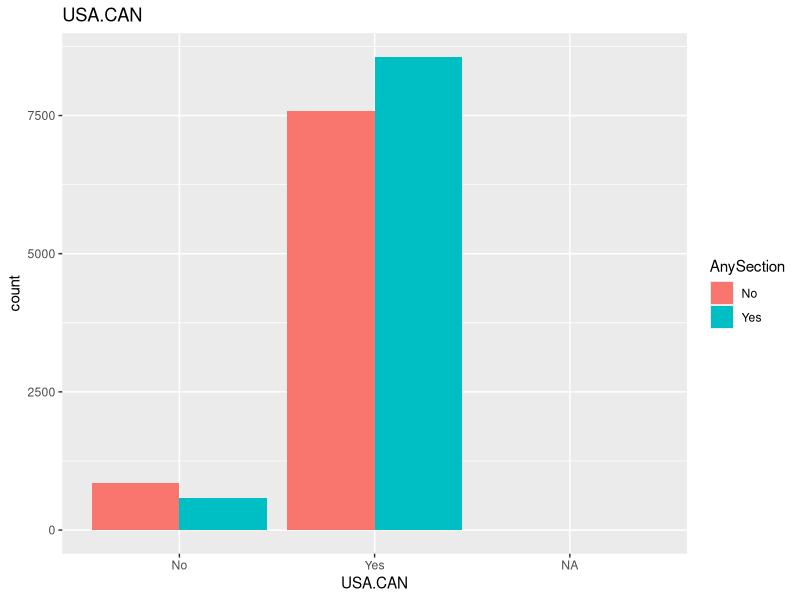
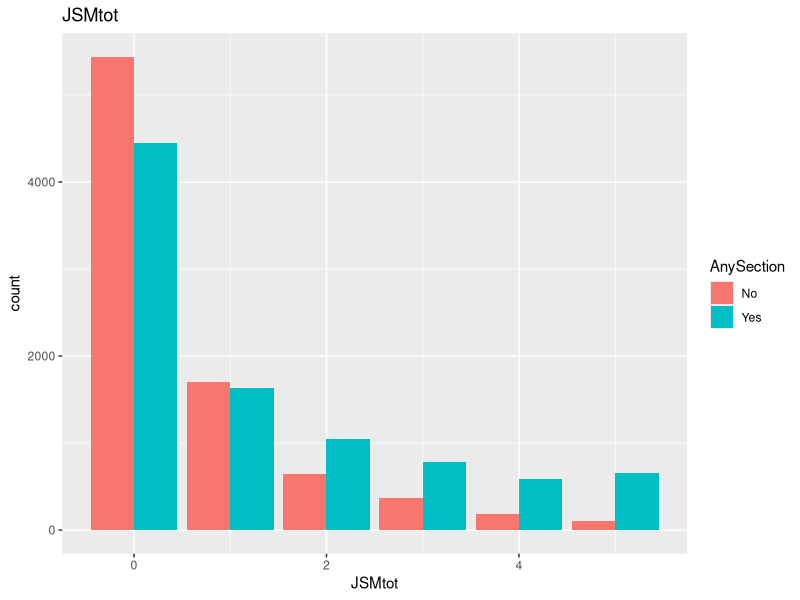
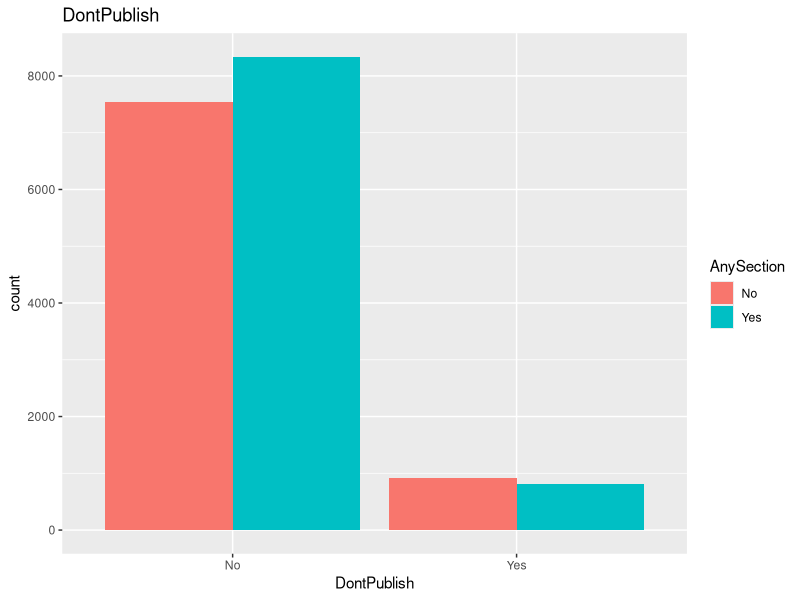
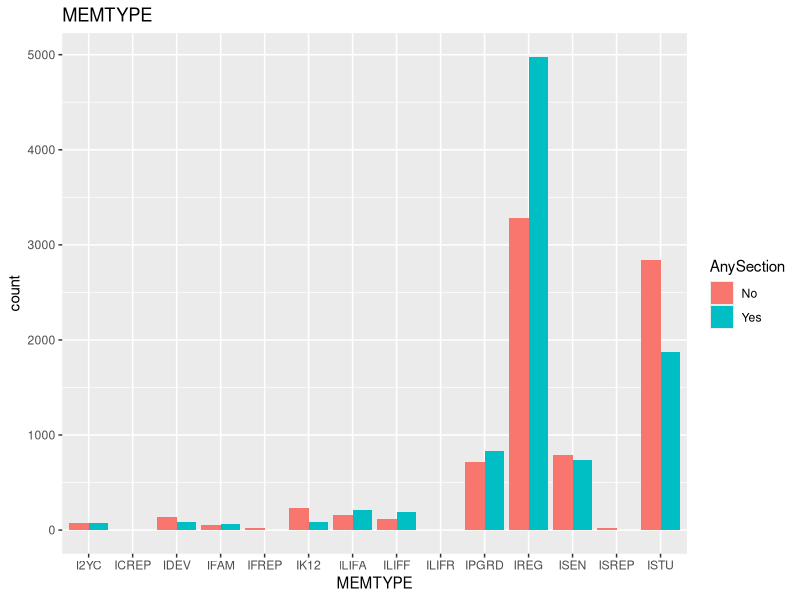
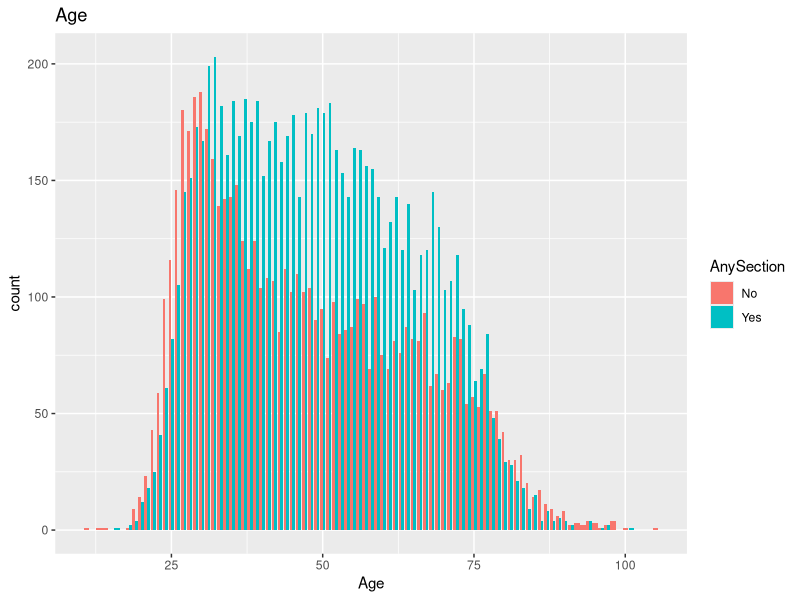
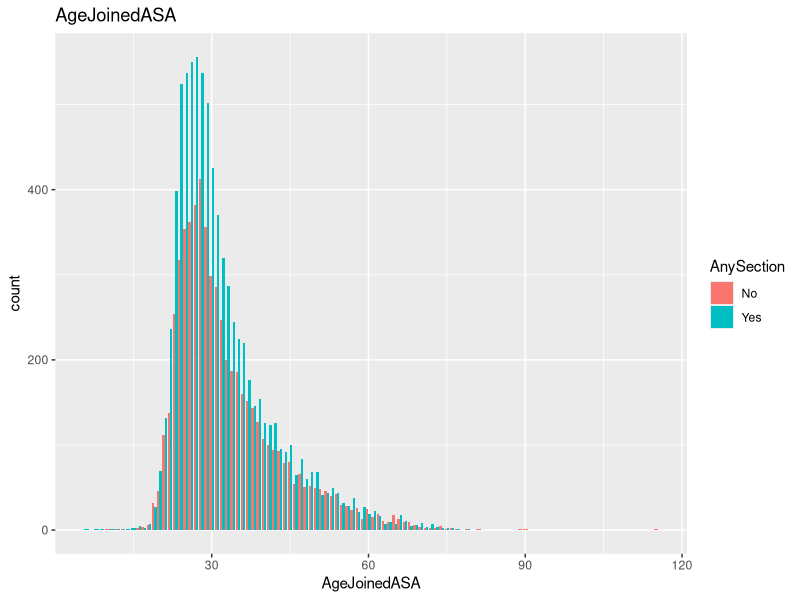
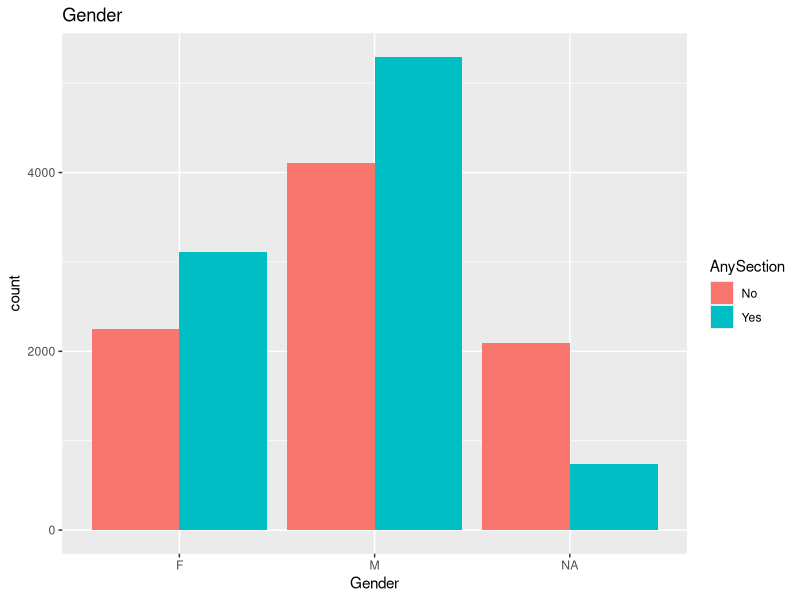
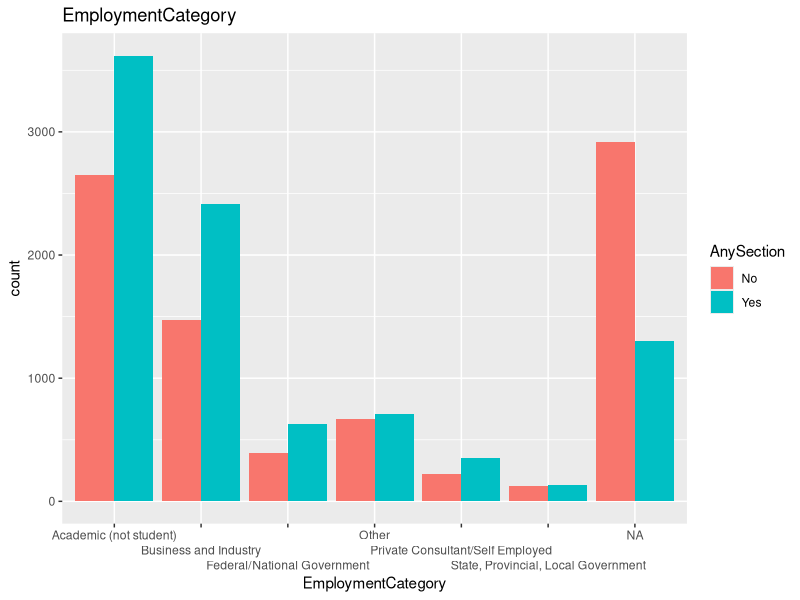

Generate these figures, in order, with R:
## ---- chunk 1
library(tidyverse)
library(tidyverse)
library(dplyr)
library(ggplot2)
## ---- chunk 2
member = read_csv('data/member-data-2020-stat149.csv')
head(member)
## ---- chunk 3
dim(member)
## ---- chunk 4
summary(member)
## ---- chunk 5
member %>% 
  count(AnySection)
## ---- chunk 6
ggplot(member, aes(USA.CAN, fill = AnySection)) +     
   geom_bar(position = 'dodge')+ggtitle("USA.CAN") 

ggplot(member, aes(JSMtot, fill = AnySection)) +     
   geom_bar(position = 'dodge')+ggtitle("JSMtot") 

ggplot(member, aes(DontPublish, fill = AnySection)) +     
   geom_bar(position = 'dodge')+ggtitle("DontPublish") 

ggplot(member, aes(MEMTYPE, fill = AnySection)) +     
   geom_bar(position = 'dodge')+ggtitle("MEMTYPE") 

ggplot(member, aes(Age, fill = AnySection)) +     
   geom_bar(position = 'dodge')+ggtitle("Age") 

ggplot(member, aes(AgeJoinedASA, fill = AnySection)) +     
   geom_bar(position = 'dodge')+ggtitle("AgeJoinedASA") 

ggplot(member, aes(Gender, fill = AnySection)) +     
   geom_bar(position = 'dodge')+ggtitle("Gender") 

ggplot(member, aes(EmploymentCategory, fill = AnySection)) +     
   scale_x_discrete(guide = guide_axis(n.dodge=3))+
   geom_bar(position = 'dodge')+ggtitle("EmploymentCategory") 

ggplot(member, aes(InChapter, fill = AnySection)) +     
   geom_bar(position = 'dodge')+ggtitle("InChapter") 


## ---- chunk 7
member$AnySection = as.numeric(as.factor(member$AnySection))-1
member$DontPublish = as.numeric(as.factor(member$DontPublish))-1
member$MEMTYPE = as.numeric(as.factor(member$MEMTYPE))-1
member$InChapter = as.numeric(as.factor(member$InChapter))-1
## ---- chunk 8
sum(is.na(member$USA.CAN)) 
member$USA.CAN[is.na(member$USA.CAN)] = 'Yes'
# any better way to convert yes/no to 1/0 ??
member$USA.CAN = as.numeric(as.factor(member$USA.CAN))-1
member %>% 
  count(USA.CAN)
## ---- chunk 9
sum(is.na(member$Gender)) 
sum(is.na(member$EmploymentCategory))
